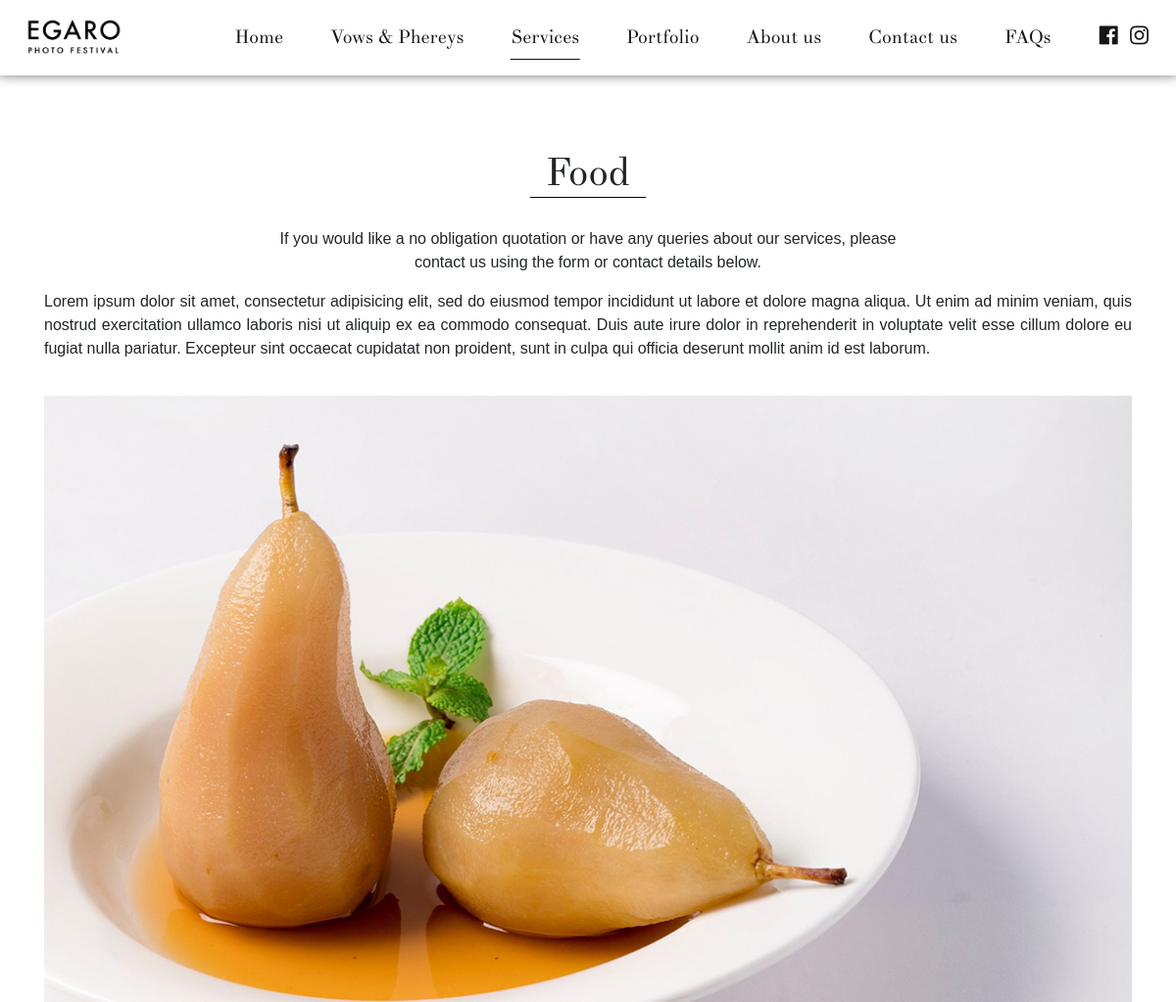
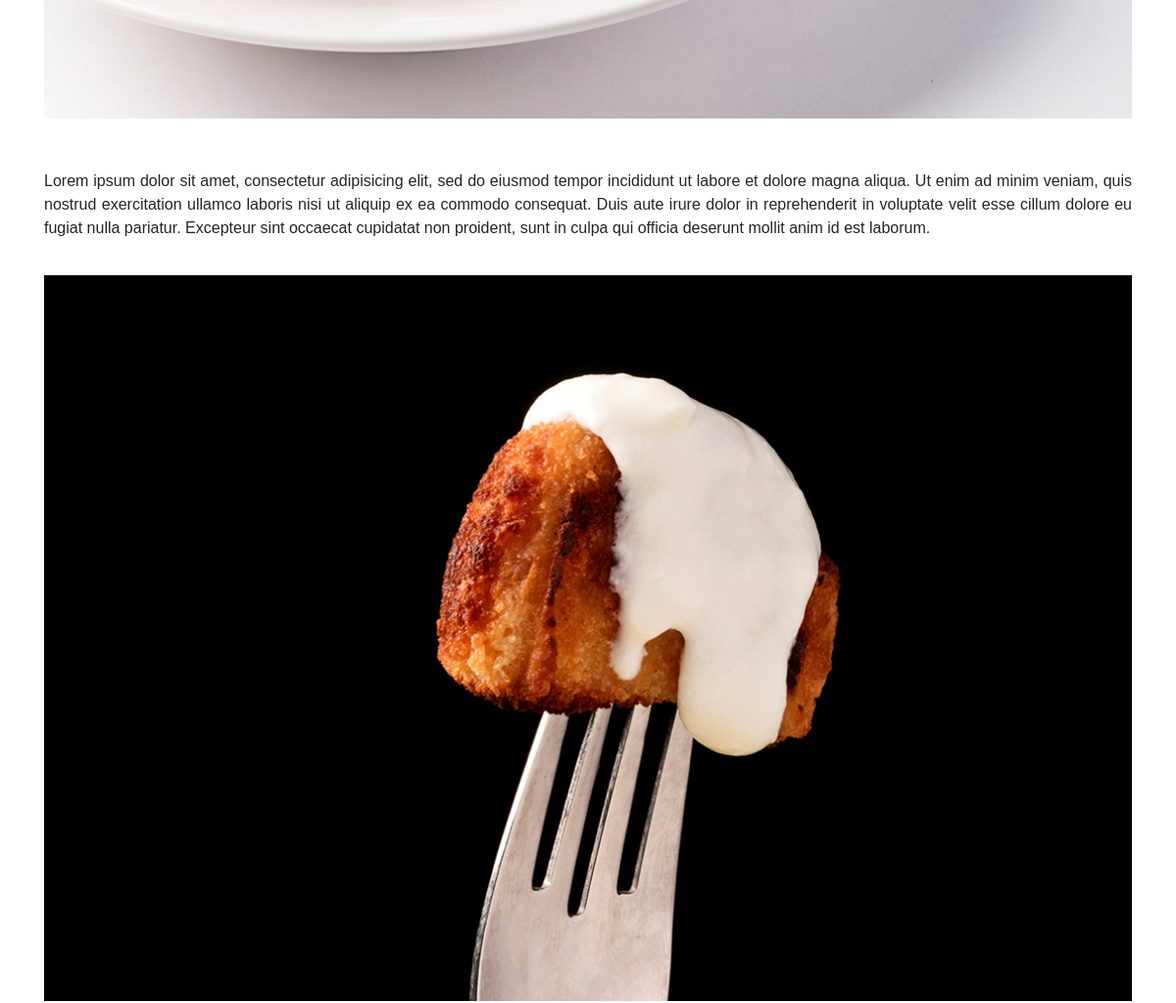
Page /services/food.php (upper part) on the earlier database version (2 pictures, top to bottom).
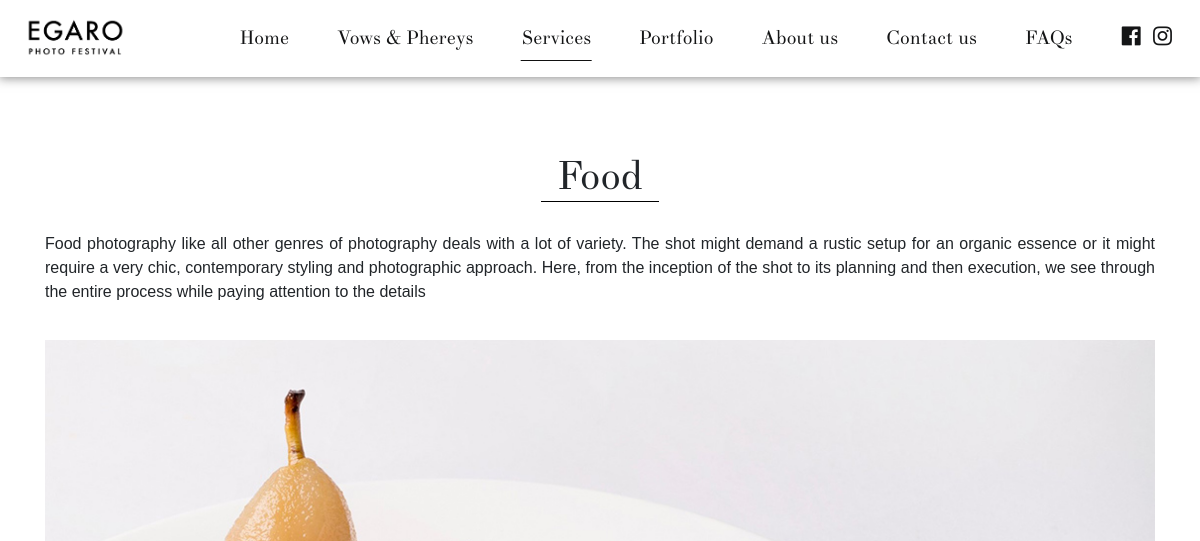
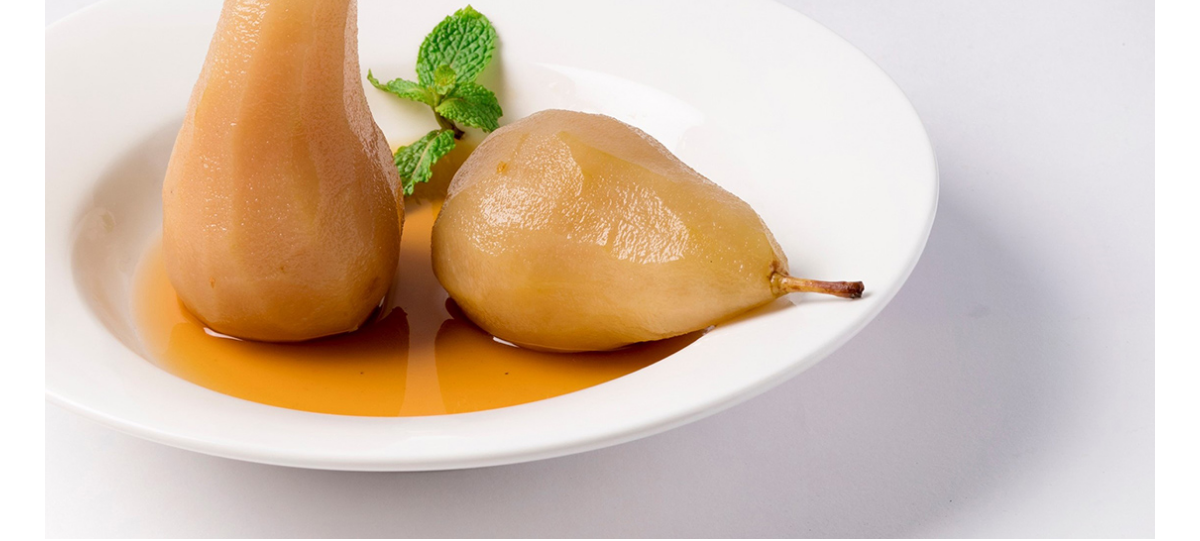
Same page on the later database version (2 pictures, top to bottom).
### tables this page shows
CREATE TABLE IF NOT EXISTS `services_meta` (
  `service_id` tinyint(2) NOT NULL,
  `service_name` varchar(128) NOT NULL,
  `content` varchar(1024) NOT NULL,
  `count` tinyint(2) NOT NULL,
  PRIMARY KEY (`service_id`)
);

### services/food.php (the view, shortened to what this page needs)
<?php
    require_once("../common/common.php");
    require_once("../config/db-config.php");
    $query = "SELECT `content`, `count` FROM `services_meta` WHERE `service_id` = 3";
    $result = mysqli_query($conn, $query);
    $row = mysqli_fetch_array($result, MYSQLI_ASSOC);
    $content_top = $row['content'];
    $count = $row['count'];
    $query = "SELECT `serial`, `heading`, `content` FROM `services` WHERE `service_id` = 3";
    $result = mysqli_query($conn, $query);
    $content = array();
    for($i = 0; $i < $count; $i ++) {
        $row = mysqli_fetch_array($result, MYSQLI_ASSOC);
        $content[] = $row['content'];
    }
?>
<!DOCTYPE html>
<html>
    <head>
        <?= $head ?>
        <link rel="stylesheet" href="../assets/css/services.css" />
    </head>
    <body class="">
        <?= $header ?>
        <main>
            <div class="pad-t-5 container">
                <h1><span class="pad-h-1 b-b-black">Food</span></h1>
                <p class="content-w-60">
                    <?= $content_top ?>
                </p>
            </div>
            <?php
                for($i = 1; $i <= $count; $i ++) {
            ?>
            <div class="services-block container pad-btm-3">
                <div class="content">
                    <?= $content[($i - 1)] ?>
                </div>
                <div class="row">
                    <div class="col-12">
                        <img class="img-res" src="../images/services/food/<?= $i ?>.jpg" alt="">
                    </div>
                </div>
            </div>
            <?php
                }
            ?>
        </main>
    </body>
</html>

Differences in the rows shown:
no longer on this page (row edited): services_meta: content "If you would like a no obligation quotation or have any queries about our services, please contact us using the form or contact details below.", count 2 (drawn)
Other differences:
new list line: "Food photography like all other genres of photography deals with a lot of variety. The shot might demand a rustic setup for an organic essence or it might require a very chic, contemporary styling and photographic approach. Here, from the inception of the shot to its planning and then execution, we see through the entire process while paying attention to the details"
list line gone: "Lorem ipsum dolor sit amet, consectetur adipisicing elit, sed do eiusmod tempor incididunt ut labore et dolore magna aliqua. Ut enim ad minim veniam, quis nostrud exercitation ullamco laboris nisi ut aliquip ex ea commodo consequat. Duis aute irure dolor in reprehenderit in voluptate velit esse cillum dolore eu fugiat nulla pariatur. Excepteur sint occaecat cupidatat non proident, sunt in culpa qui officia deserunt mollit anim id est laborum."
